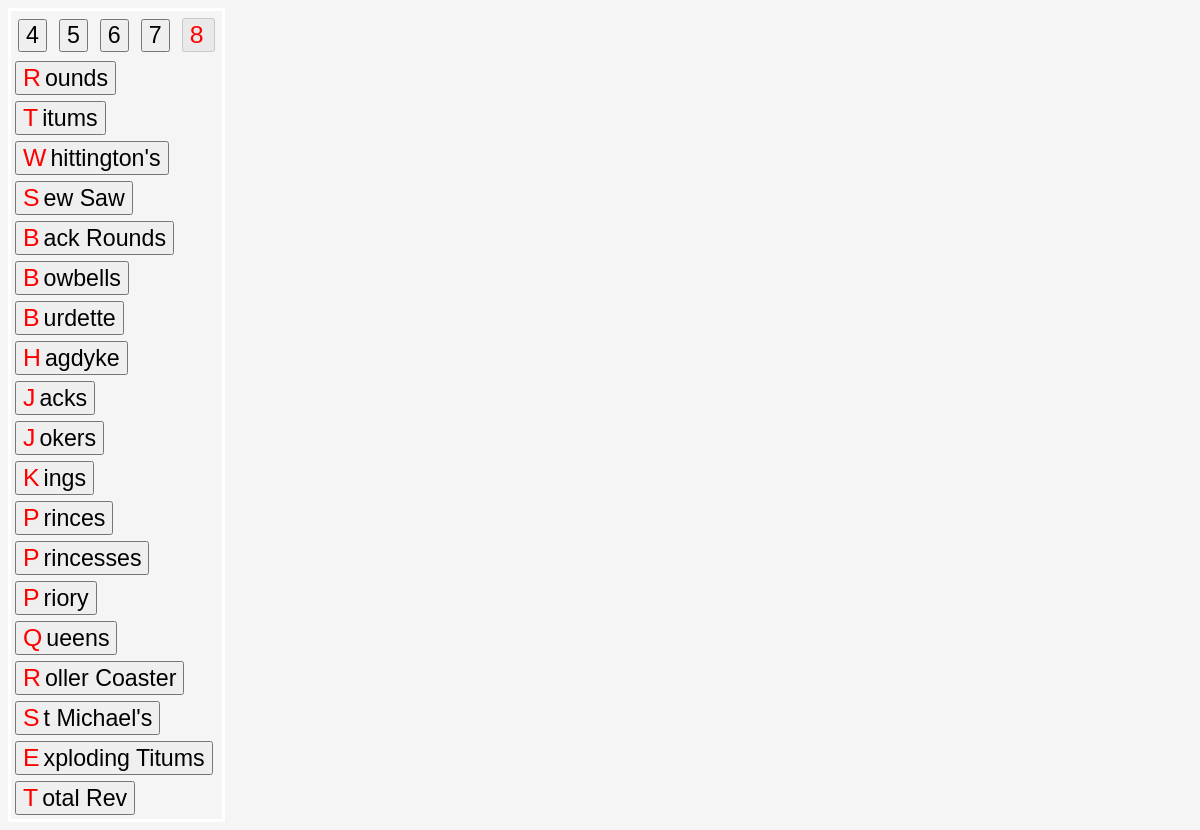
The app's page /menu/ with its own data.
### bells/models.py (models this page shows, shortened)
class Pattern(models.Model):
    name = models.CharField(max_length=200)
    pub_date = models.DateTimeField(auto_now=True)
    history = models.TextField(blank=True)
    pattern = models.CharField(max_length=100, blank=True, unique=True)
    order = models.SmallIntegerField(help_text="Ordering of patterns rounds should explicitly be 0",
                                      default=100)
    number = models.SmallIntegerField(editable=False, help_text ="Bells in Pattern (calculated)", default=0)
    class Meta:
        ordering = ["order"]

### bells/views.py (the view)
# urls.py: path('menu/', views.menu, name ='menu'),
def menu(request, number = 8):
    numbers = set(
        Pattern.objects.filter(
        ).order_by('number')
        .values_list('number', flat=True))
    to_patterns = Pattern.objects.filter(
        ).order_by('number','order','name')
    context = {
        'number' : number,
        'numbers' : numbers,
        'to_patterns': to_patterns
        }
    response=  render(request, 'bells/menu.html', context)
    return response

### bells/templates/bells/menu.html (shortened to what this page needs)
{% extends "bells/blank.html"%}
{% load static %}
{% block menu %}
  <div class="frontpage_container">
      <div>
        {% include "bells/changes.html" %}
      </div>
  </div>
  {% endblock menu%}

### bells/templates/bells/blank.html (shortened to what this page needs)
{% load static %}
<!DOCTYPE html>
<html>
<head>
  <link rel="stylesheet" href="{% static "bells/style.css" %}">
</head>
<body>
    {% block menu %}{% endblock menu %}
</body>
</html>

### bells/templates/bells/changes.html (shortened to what this page needs)
{% load static %}
<table class="frontpage_table_select">
    <tr>
      <td>
          {% for num in numbers%}
            {% if num == number %}
              <button
                id = "{{ num }}_number"
                class="changenumberbutton"
                number = "{{num}}"
                disabled="disabled">
                <span
                number = "{{num}}"
                class="frontpage_td_select_first_char shadow">{{num}}</span>
              </button>
            {% else %}
              <button
                id = "{{ num }}_number"
                class="changenumberbutton"
                number = "{{num}}"
                  >
                  <span
                  number = "{{num}}"
                  class="frontpage_td_select_other_char shadow">{{num}}</span>
              </button>
            {% endif %}
          {% endfor %}
      </td>
    </tr>
    {% for num in numbers%}
      {% if num == number %}
        {% for item in to_patterns %}
            <tr class="change_displayed"
                number ="{{ item.number }}"
                {% if item.number != num %} hidden {% endif %}>
                <td class="change_td_displayed">
                  <button
                    id="/display/{{item.number}}/{{item.name}}/"
                    number="{{item.number}}"
                    numbers="{{numbers}}"
                    class="changenamebutton"
                    >
                    <span class="frontpage_td_select_first_char shadow">{{item.name|slice:":1"}}</span><span class="frontpage_td_select_other_char shadow">{{item.name|slice:"1:"}}</span>
                  </button>
                </td>
            </tr>
        {% endfor %}
      {% endif %}
    {% endfor %}
  </table>

### bells/static/bells/style.css (style rules this page uses)
html, body { display: flex; background-color: whitesmoke; }
.frontpage_container { display:flex; flex-direction: row; flex-wrap:nowrap; justify-content: right; gap: 20px; background-color: whitesmoke; }
.frontpage_container > div { background-color: whitesmoke; }
.frontpage_table_select { display: block; border-style: solid; border-color:white; border-width:"1px"; white-space: nowrap; }
.frontpage_td_select_first_char { margin-right: 4px; border: none; color: red; text-align: left; text-decoration:none; font-size: 3.1vh; }
.frontpage_td_select_other_char { border: none; color: black; text-align: left; text-decoration:none; font-size: 2.9vh; }
.changenumberbutton { font-size: large; margin: 4px; color: rgb(78, 207, 38); }
.changenamebutton { font-size: large; margin: 1px; color: aquamarine; }
.change_td_displayed { margin-top: 0px; border: #4CAF50 20px; }

### records on screen
Pattern: name "R", name "ounds"
Pattern: name "T", name "itums"
Pattern: name "W", name "hittington's"
Pattern: name "S", name "ew Saw"
Pattern: name "B", name "ack Rounds"
Pattern: name "B", name "owbells"
Pattern: name "B", name "urdette"
Pattern: name "H", name "agdyke"
Pattern: name "J", name "acks"
Pattern: name "J", name "okers"
Pattern: name "K", name "ings"
Pattern: name "P", name "rinces"
Pattern: name "P", name "rincesses"
Pattern: name "P", name "riory"
Pattern: name "Q", name "ueens"
Pattern: name "R", name "oller Coaster"
Pattern: name "S", name "t Michael's"
Pattern: name "E", name "xploding Titums"
Pattern: name "T", name "otal Rev"

### other values on screen
{{ num }} "4" "5" "6" "7"
{{ num }} "8"
